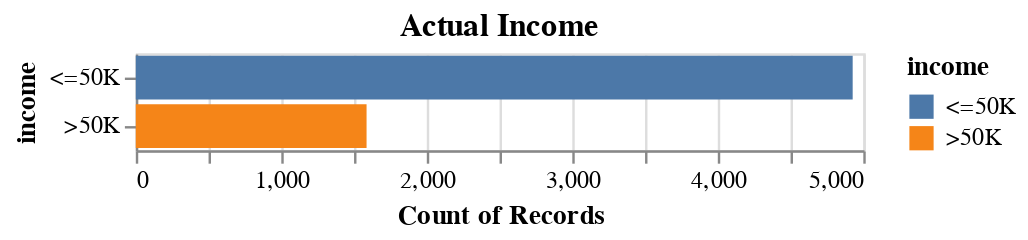
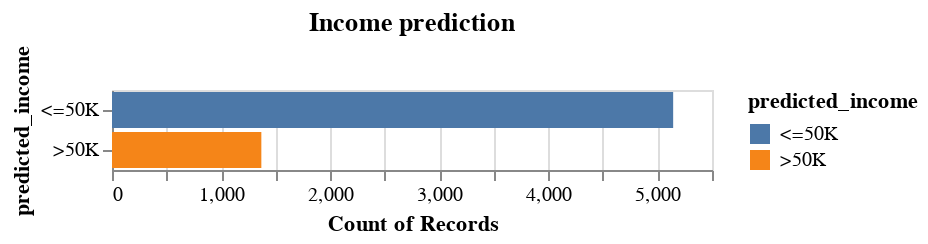

Notebook source saved alongside these figures, in order:
### Markdown cell above
## Visualization of the prediction result

### Code cell
actual = alt.Chart(pd.DataFrame(y_test), title = "Actual Income").mark_bar().encode(
    y=alt.Y('income'),
    x='count()',
    color = 'income'
) 

predicted = alt.Chart(result, title = "Income prediction").mark_bar().encode(
    y=alt.Y('predicted_income'),
    x='count()',
    color = 'predicted_income'
)

display(actual)
display(predicted)

### Figure 1 — Vega specification as saved in the notebook (floating-point values rounded to 4 significant figures)
{"$schema": "https://vega.github.io/schema/vega/v5.json", "data": [{"name": "source_0", "values": [{"__count": 4927, "income": " <=50K"}, {"__count": 1586, "income": " >50K"}]}, {"name": "source_0_x_domain___count", "values": [{"min": 1586, "max": 4927}]}, {"name": "source_0_y_domain_income", "values": [{"income": " <=50K"}, {"income": " >50K"}]}, {"name": "source_0_color_domain_income", "values": [{"income": " <=50K"}, {"income": " >50K"}]}], "signals": [{"name": "y_step", "value": 20}, {"name": "height", "update": "bandspace(domain('y').length, 0.1, 0.05) * y_step"}], "marks": [{"type": "rect", "name": "marks", "from": {"data": "source_0"}, "encode": {"update": {"height": {"signal": "max(0.25, bandwidth('y'))"}, "x2": {"value": 0, "scale": "x"}, "fill": {"field": "income", "scale": "color"}, "x": {"field": "__count", "scale": "x"}, "y": {"field": "income", "scale": "y"}}}, "style": ["bar"]}], "scales": [{"name": "x", "type": "linear", "domain": [{"signal": "(data(\"source_0_x_domain___count\")[0] || {}).min"}, {"signal": "(data(\"source_0_x_domain___count\")[0] || {}).max"}], "range": [0, {"signal": "width"}], "nice": true, "zero": true}, {"name": "y", "type": "band", "domain": {"data": "source_0_y_domain_income", "field": "income", "sort": true}, "range": {"step": {"signal": "y_step"}}, "paddingInner": 0.1, "paddingOuter": 0.05}, {"name": "color", "type": "ordinal", "domain": {"data": "source_0_color_domain_income", "field": "income", "sort": true}, "range": "category"}], "axes": [{"scale": "x", "orient": "bottom", "gridScale": "y", "domain": false, "minExtent": 0, "tickCount": {"signal": "ceil(width/40)"}, "zindex": 0, "labels": false, "ticks": false, "aria": false, "grid": true, "maxExtent": 0}, {"scale": "x", "grid": false, "title": "Count of Records", "labelFlush": true, "labelOverlap": true, "tickCount": {"signal": "ceil(width/40)"}, "zindex": 0, "orient": "bottom"}, {"scale": "y", "grid": false, "orient": "left", "title": "income", "zindex": 0}], "title": {"text": "Actual Income", "frame": "group"}, "background": "white", "padding": 5, "style": "cell", "legends": [{"fill": "color", "symbolType": "square", "title": "income"}], "width": 300}

### Figure 2 — Vega specification as saved in the notebook (floating-point values rounded to 4 significant figures)
{"$schema": "https://vega.github.io/schema/vega/v5.json", "data": [{"name": "source_0", "values": [{"__count": 1369, "predicted_income": " >50K"}, {"__count": 5144, "predicted_income": " <=50K"}]}, {"name": "source_0_x_domain___count", "values": [{"min": 1369, "max": 5144}]}, {"name": "source_0_y_domain_predicted_income", "values": [{"predicted_income": " >50K"}, {"predicted_income": " <=50K"}]}, {"name": "source_0_color_domain_predicted_income", "values": [{"predicted_income": " >50K"}, {"predicted_income": " <=50K"}]}], "signals": [{"name": "y_step", "value": 20}, {"name": "height", "update": "bandspace(domain('y').length, 0.1, 0.05) * y_step"}], "marks": [{"type": "rect", "name": "marks", "from": {"data": "source_0"}, "encode": {"update": {"fill": {"field": "predicted_income", "scale": "color"}, "y": {"field": "predicted_income", "scale": "y"}, "height": {"signal": "max(0.25, bandwidth('y'))"}, "x2": {"value": 0, "scale": "x"}, "x": {"field": "__count", "scale": "x"}}}, "style": ["bar"]}], "scales": [{"name": "x", "type": "linear", "domain": [{"signal": "(data(\"source_0_x_domain___count\")[0] || {}).min"}, {"signal": "(data(\"source_0_x_domain___count\")[0] || {}).max"}], "range": [0, {"signal": "width"}], "nice": true, "zero": true}, {"name": "y", "type": "band", "domain": {"data": "source_0_y_domain_predicted_income", "field": "predicted_income", "sort": true}, "range": {"step": {"signal": "y_step"}}, "paddingInner": 0.1, "paddingOuter": 0.05}, {"name": "color", "type": "ordinal", "domain": {"data": "source_0_color_domain_predicted_income", "field": "predicted_income", "sort": true}, "range": "category"}], "axes": [{"scale": "x", "ticks": false, "domain": false, "aria": false, "zindex": 0, "tickCount": {"signal": "ceil(width/40)"}, "gridScale": "y", "orient": "bottom", "maxExtent": 0, "grid": true, "labels": false, "minExtent": 0}, {"scale": "x", "grid": false, "title": "Count of Records", "orient": "bottom", "zindex": 0, "labelFlush": true, "tickCount": {"signal": "ceil(width/40)"}, "labelOverlap": true}, {"scale": "y", "orient": "left", "grid": false, "title": "predicted_income", "zindex": 0}], "title": {"text": "Income prediction", "frame": "group"}, "width": 300, "background": "white", "padding": 5, "style": "cell", "legends": [{"fill": "color", "symbolType": "square", "title": "predicted_income"}]}
